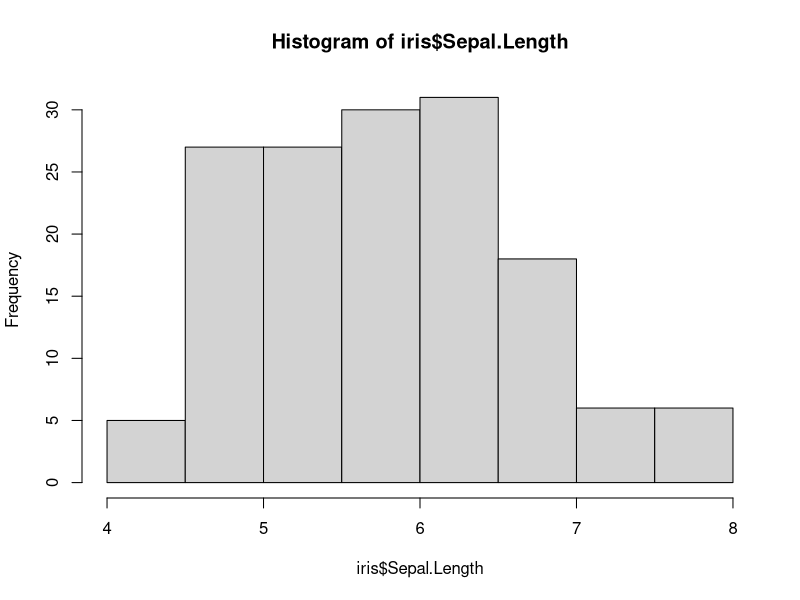
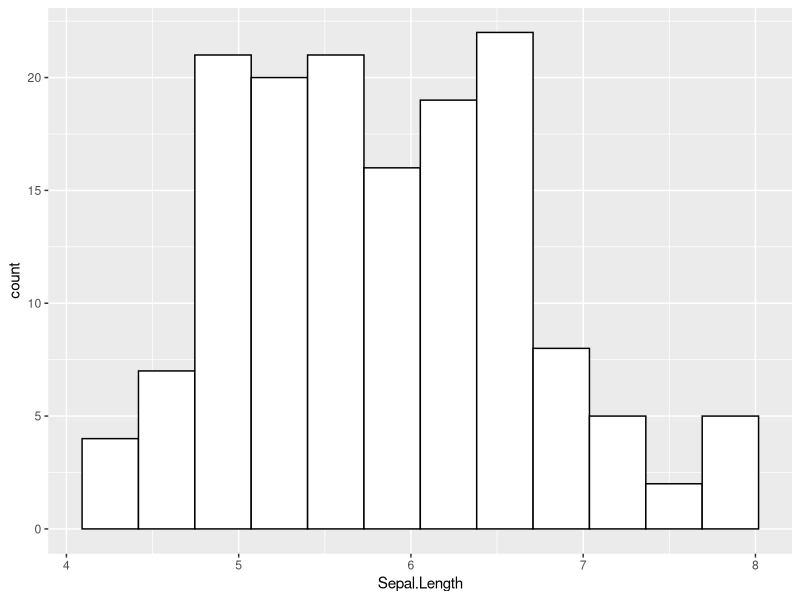
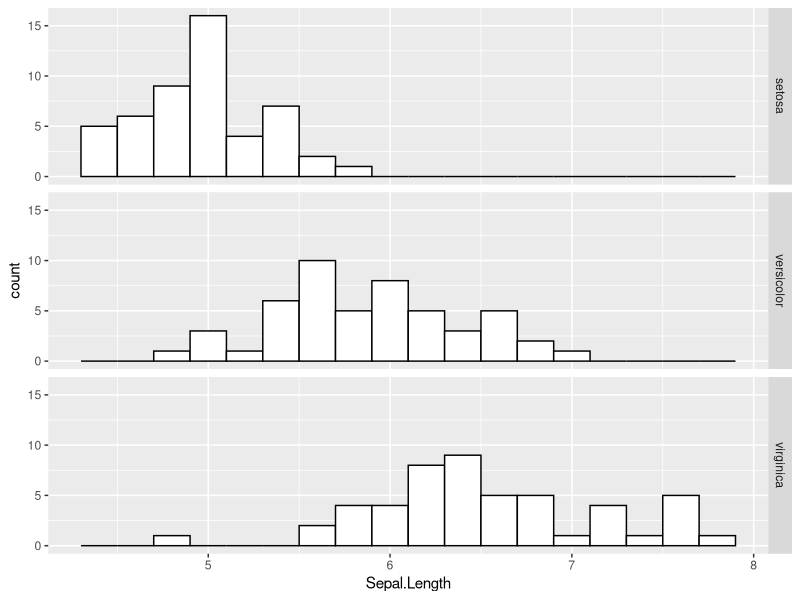
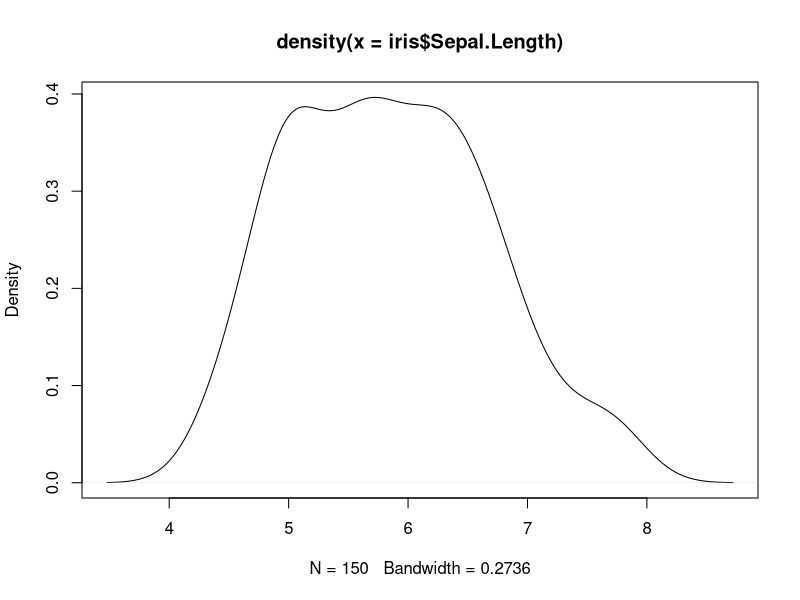
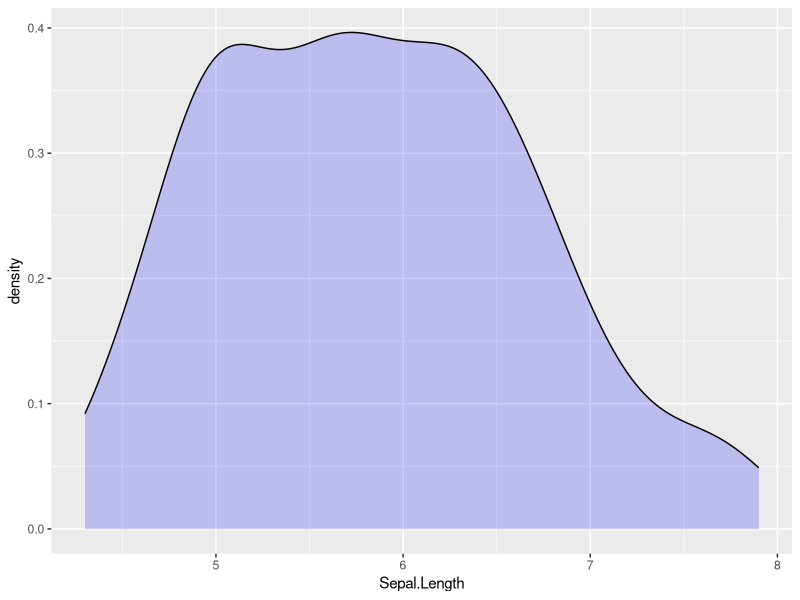
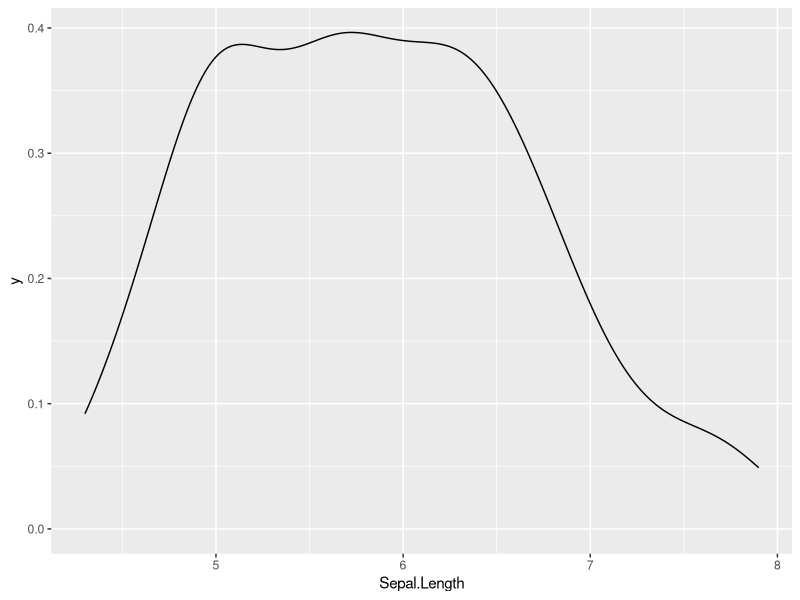
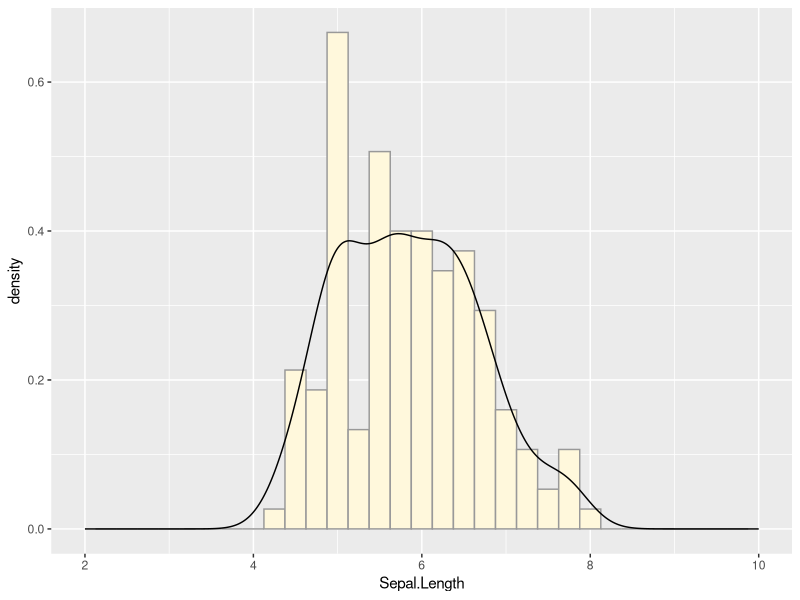
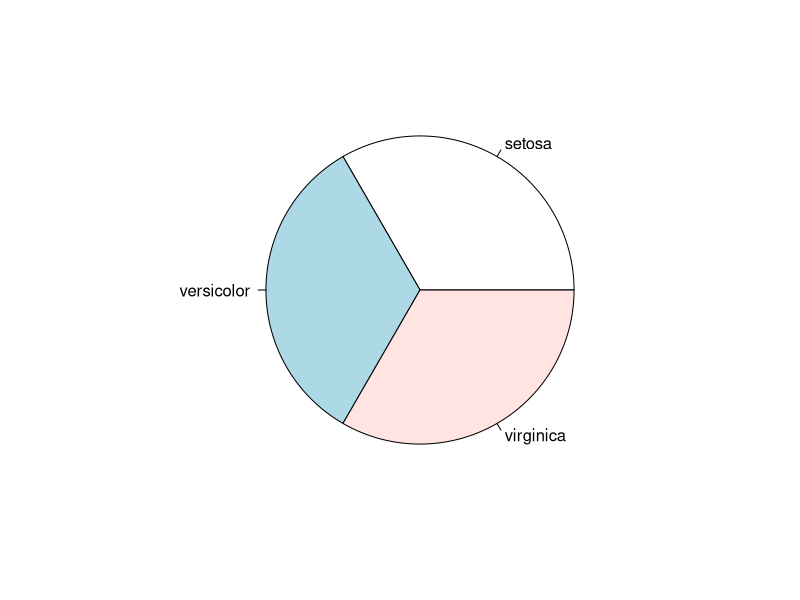

Reproduce these figures in R, in order.
#### Data Structures #### 


#### vector: 1d ####
# c(): combine
a1 <- c(1,2,3,4,5) 
a1
length(a1)

# subsetting
a1[2]
a1[2:4]
a1[-2]
a1[c(2,4)]
a1[-c(3,5)]

a2 <- 1:5 # creating sequence 
a2

a3 <- seq(1,5)
a3
?seq
seq(1,5,2) # seq(from=1,to=5,by=2)

a4 <- rep(5,2) # rep(5, times=2)
a4

a5 <- rep(6:7, 2)
a5

?rep
a6 <- rep(6:7, each = 2)
a6

a <- c(a2, a4, a5)
a
length(a)
class(a)
mode(a)

# sequence
seq(0,100,25) 
seq(0,100,length.out = 5) # length for the output sequence 
diff(seq(0,100,length.out = 5))

# recycling rule
b1 <- seq(1,10, by=2) # seq(1,10,2)
b1
length(b1)

b2 <- 1:10
b2
length(b2)

b3 <- b1 + b2
b3
length(b3)

b4 <- b2/b1
b4
b4 <- round(b4, 2) # round(b4, digits=2)
?round
cbind(b1, b2, b3, b4)
class(cbind(b1, b2, b3, b4)) # cbind(): combine by column

# comparing vectors 
i <- 3
i == 3 # == : test for equality -> returns boolean value
i == pi 
i > 3 # > : bigger than
i >= 3 # >= : bigger or equal to 
i <= 3 # <= : smaller or equal to 
i < 3 # < :smaller than

i1 <- c(0,1,1,2,3, pi,4,5)
i2 <- c(0,1,0,2,3,pi,pi,5)
class(i1)
length(i1)
i1 == i2
i1 != i2 # != : not equal to 
i1 < i2
i1 <= i2
i1 > i2
i1 >= i2
which(i1==pi) # which() 
i1[6]
any(i1==pi) # returns TRUE if any value of i1 equals pi
all(i1==pi) # returns TRUE is all value of i1 are pi 

i3 <- 1:100
i3 < 3 # TRUE whenever i3 is less than 3
which(i3<3)
i3[i3<3] 
i3[which(i3<3)]
i3[c(1,2)]
i3[i3 %% 2 == 0] # return even number elements
i3[i3>median(i3)] # select all elements greater than the median 

i3 <- 100:1
i3
i3 %% 2 == 1
i3[i3 %% 2 == 1]
i3[i3 %% 2 == 0]
i3 %% 2 == 0
i3 <- c(101:2)
i3
i <- 1:10
i[c(T,T,T,T,T,F,F,T,F,T)]

# vector arithmetic
i4 <- 1:5
i5 <- 11:15
i4 + i5
i5-i4
i4*i5
i5/i4
i5^i4
log(10^2)
sqrt(i4)
log(i4)


#### List: 1d, vector #### 
mylist <- list(name="John", age=24, myvector=c("a","b","c"))
mylist
str(mylist)
mylist[1]
mylist[[1]]
mylist$name
class(mylist)
class(mylist$name)


#### Matrix: 2d, Homogeneous ####
?matrix
mat1 <- matrix(c(1:10,rep(1:5,2),seq(1,20, by=2)), nrow=10, ncol=3,
               byrow = TRUE, dimnames = list(c(letters[1:10]),c("one","two","three")))
mat2 <- matrix(c(1:10, rep(1:5,2), seq(1,20,by=2)), 10, 3,
               dimnames=list(c(letters[1:10]), c("one","two","three")))
mat1
mat2

mat1
class(mat1)
dim(mat1)
# dim(mat1) <- c(3,10)
a <- 1:20
dim(a) <- c(4,5)
a
?dim
mat1[1,] # index by row
mat1[,1] # index by column
mat1[3,3]
mat1[1:5,] # index first five rows
mat1[c(1,3),] # index first and third rows 
mat1[c(1,3), 2:3] # index second and third columns from first and third rows 
mat1[,3]
mat1[,3] <- sample(c(0,1),10,replace=TRUE) # replace column with new values
# ?sample
mat1
mat1[8,3] <- 10

mat2 <- t(mat1) # t(): transpose 
mat2


#### Factors ####
?factor
# a factor is a vector object used to specify a discrete classification of the 
# components of other vectors of the same length.
# level: each unique value in a vector
LETTERS
alphabet1 <- factor(LETTERS)
alphabet1

alphabet2 <- factor(LETTERS[1:10])
alphabet2
str(alphabet2)

alphabet3 <- factor(LETTERS[1:10], levels=LETTERS)
alphabet3 <- ordered(, levels = )
alphabet3
str(alphabet3)
class(alphabet3)
mode(alphabet3)
typeof(alphabet3)

g1 <- c("a", "b", "b", "a")
class(g1)
mode(g1)
g1

g <- factor(c("a","b","b","a"))
g
unique(g)
class(g)
mode(g)
levels(g)
g[3]
g[3] <- c("c")
g
levels(g) <- factor(c("a","b","c"))
levels(g)
g

number <- 1:3
num2 <- factor(number)
num2
num3 <- as.vector(num2)
class(num3)
# or
g2 <- factor(c("a","b","b","a"), levels=c("a","b","c"))
g2[5] <- c("c")
g2
summary(g2)

#### Data Frame: 2d, Heterogeneous ####
name <- c("Ellie","Taylor","Luke","Drake")
class(name)
gender <- c("Female","Female","Male","Male")
class(gender)
age <- c(20,25,26,23)
class(age)
weight <- c(50,55,70,75)

friends <- data.frame(name,gender,age,weight, stringsAsFactors = F)
friends
friends$gender
friends$gender <- factor(friends$gender)
str(friends)
dim(friends)
class(friends)
summary(friends)
ncol(friends)
nrow(friends)
colnames(friends)
rownames(friends)

friends$name
friends[,1]
friends[1,]
friends2 <- cbind(friends, data.frame(year=c(2,5,7,3)))
friends2
friends2[6] <- 1:4
friends2
colnames(friends2)
colnames(friends2)[6] <- "number"
friends2[6] 
class(colnames(friends))

# stringsAsFactors = FALSE : not transform character into factor
friends1 <- data.frame(name,gender,age,weight, stringsAsFactors = T)
friends1
str(friends1)
friends1$gender <- factor(friends1$gender)
summary(friends1)
length(friends2)
friends2[6]

#### Iris data ####
data(iris)
str(iris)
head(iris)
head(iris,10)
tail(iris)
View(iris)
summary(iris)

mytable <- table(iris$Species) # table()
mytable
str(mytable)
names(mytable)
df <- data.frame(mytable)
df
mytable[2][[1]]
mytable[[2]]
mytable[2][1]
mytable[2]

# draw samples
dim(iris)
nrow(iris)
ncol(iris)
irissample <- sample(1:nrow(iris),10) # nrow(): number of rows 
irissample
iris[irissample,]    


# different ways of indexing
colnames(iris)    # names(iris)
iris[10:20,  "Sepal.Length"]
iris[10:20, 1]
iris$"Sepal.Length"[10:20]
iris$Sepal.Length[10:20]

# subset
setosa1 <- subset(iris, Species == "setosa")
head(setosa1)
summary(setosa1)
setosa2 <- iris[iris$Species == "setosa",]
setosa3 <- iris[which(iris$Species == "setosa"),]
which(iris$Species == "setosa")
iris2 <- subset(iris, Species == "setosa", select=-c(Sepal.Length, Species))
head(iris2)

setosavirgnica <- iris[which(iris$Species %in% c("setosa","virginica") & iris$Sepal.Width > 3.5),]
str(setosavirgnica)
summary(setosavirgnica)

# explore variables 
# summary(): distributions for numeric variables, frequency for categorical variables 
summary(iris)
quantile(iris$Sepal.Length) # 꽃받침 
quantile(iris$Sepal.Length, c(0.1,0.5,0.9)) # designate quartiles
var(iris$Sepal.Length) # variance of Sepal.Length
sd(iris$Sepal.Length)

# histogram
hist(iris$Sepal.Length)

?hist

# install packages
install.packages("ggplot2")
library(ggplot2)
ggplot(iris, aes(x=Sepal.Length)) + 
  geom_histogram(bins=12, fill="white", colour="black")


# facet_grid() for histograms of multiple groups
ggplot(iris, aes(x=Sepal.Length)) +
  geom_histogram(fill="white", colour="black", binwidth = 0.2) +
  facet_grid(Species ~ .)

# density curve
plot(density(iris$Sepal.Length))
ggplot(iris, aes(x=Sepal.Length)) + 
  geom_density(fill="blue", alpha=.2)
ggplot(iris, aes(x=Sepal.Length)) + 
  geom_line(stat="density") + 
  expand_limits(y=0)

# overlay densitivy curve and histogram
ggplot(iris, aes(x=Sepal.Length, y=..density..))+
  geom_histogram(fill="cornsilk", colour="grey60", binwidth=.25) +
  geom_density() +
  xlim(2,10)
?ggplot
?geom_bar

table(iris$Species) # table(): frequency of categorical(factor) variable
pie(table(iris$Species))
barplot(table(iris$Species))
ggplot(iris, aes(x=Species, fill=Species)) +
  geom_bar(width=0.7) 

# explore multiple variables 
cor(iris$Sepal.Length, iris$Petal.Length) # correlation
cor(iris[,1], iris[,4])
cor(iris[,1:4]) # correlation matrix 

install.packages("corrplot")
library("corrplot")
??corrplot
corrplot(cor(iris[, 1:4]))
corrplot(cor(iris[, 1:4]), method = "ellipse")
corrplot(cor(iris[, 1:4]), method = "number")
corrplot(cor(iris[, 1:4]), method = "number", type = "lower")
plot(iris[,1:4])

# aggregate()
aggregate(Sepal.Length~Species, iris, summary)
aggregate(Sepal.Length~Species, iris, mean) # mean of Sepal.Length of every Species


# boxplot: IQR(interqurtile range, 25%-75%), median, max, min
boxplot(Sepal.Length~Species, iris)

# boxplot using ggplot2
ggplot(iris, aes(x=Species, y=Sepal.Length, fill=Species)) + 
  geom_boxplot()


# scatter plot: numeric variables  
with(iris, plot(Sepal.Length, Sepal.Width, col=Species, pch=as.numeric(Species)))
plot(iris$Sepal.Length, iris$Sepal.Width, col=iris$Species, pch=as.numeric(iris$Species))
ggplot(iris, aes(x=Sepal.Length, y=Sepal.Width, colour=Species))+
  geom_point()



apply(iris[,1:4], 2, mean)
lapply(iris[,1:4], mean)
sapply(iris[,1:4], mean)
tapply(iris$Sepal.Length, iris$Species, mean)
by(iris$Sepal.Length, iris$Species, mean)
byspecies <- split(iris, iris$Species)  # list
head(byspecies)
str(byspecies)

